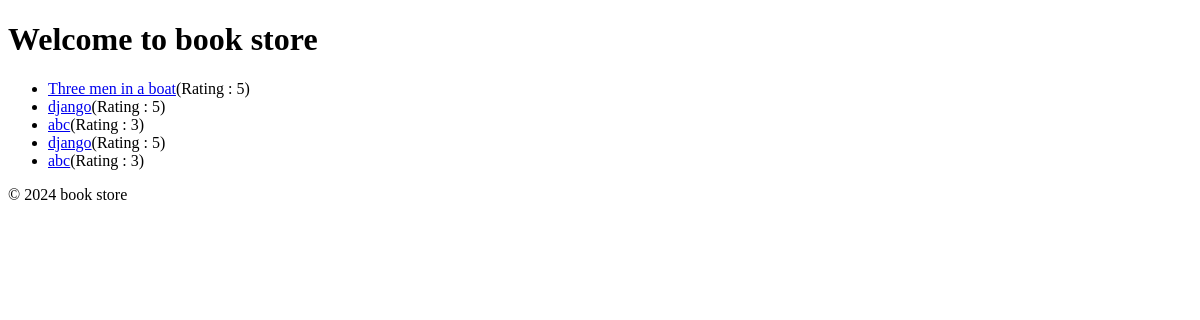
Before: / with the older database file.
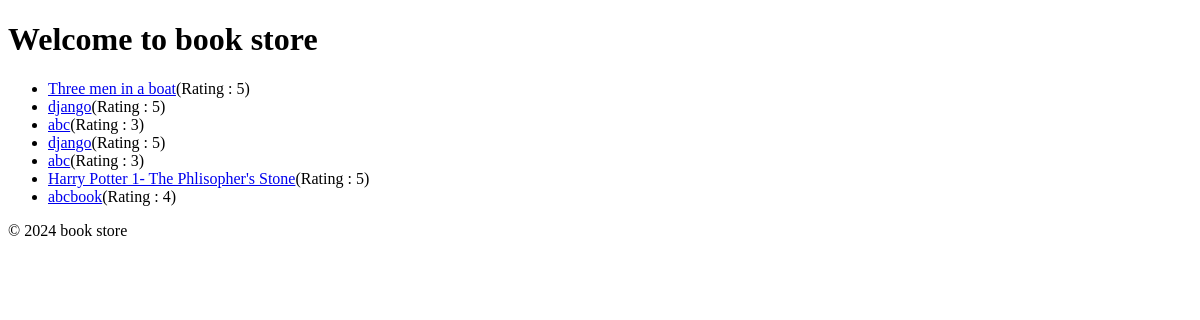
After: the same page with the newer database file.
### book_outlet/models.py (models this page shows, shortened)
class Book(models.Model):
    title= models.CharField(max_length=50)
    rating=models.IntegerField(
        validators=[MinValueValidator(1), MaxValueValidator(5)]
    )
    author= models.CharField(null=True, max_length=100)
    is_bestselling=models.BooleanField(default=False)
    slug=models.SlugField(default="", blank = True, editable = False, unique= True, null=False)
    def get_absolute_url(self):
        return reverse("book_detail", args=[self.id])

### book_outlet/views.py (the view)
# urls.py: path("", views.index, name="index"),
def index(request):
    books = Book.objects.all()
    return render(request, "book_outlet/index.html", {"books": books})

### book_outlet/templates/book_outlet/index.html (shortened to what this page needs)
{% extends "book_outlet/base.html" %}
{% block content %}
    <ul>
        {% for book in books %}
       <li><a href="{{book.get_absolute_url}}">{{book.title}}</a>(Rating : {{book.rating}})</li>
       {% endfor %}
    </ul>
{% endblock %}

### book_outlet/templates/book_outlet/base.html (shortened to what this page needs)
<!DOCTYPE html>
<html lang="en">
<head>
</head>
<body>
    <header>
        <h1>Welcome to book store</h1>
    </header>
    <main>
        {% block content %}
        {% endblock %}
    </main>
    <footer>
        <p>&copy; 2024 book store </p>
    </footer>
</body>
</html>

Changed rows visible on the page:
added Book: title "Harry Potter 1- The Phlisopher's Stone", rating "5"
added Book: title "abcbook", rating "4"
